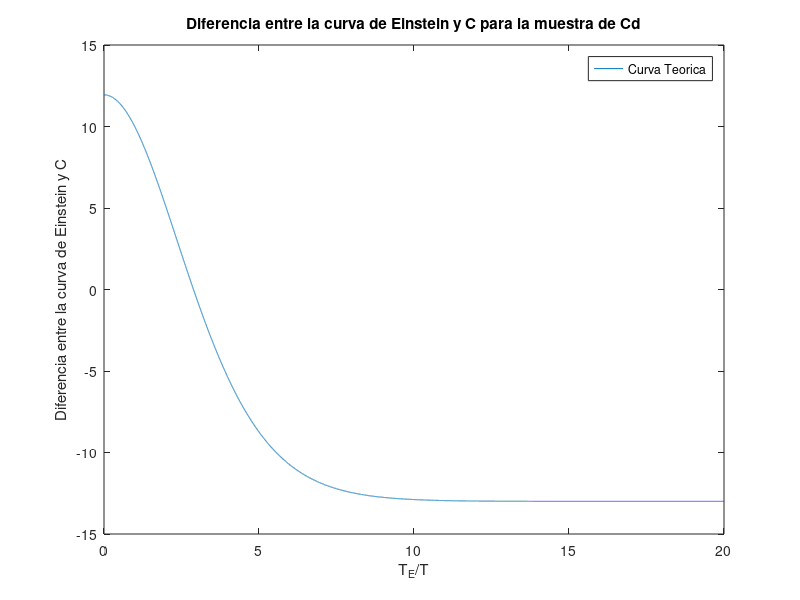

The MATLAB source for this figure: (Note: this script raises an error after producing the figure.)
clear all; close all;
x = 0:0.001:20; 
R = 8.31446261815324; T = 185; % constante de los gases ideales R y temperatura promedio
c = 13; % <---------- SELECCIONAR calor especifico molar 
y =3*R*(x.^2).*((exp(x))./((exp(x)-1).^2)) - c;
plot (x,y); plot (x,y); xlabel('T_{E}/T'); ylabel('Diferencia entre la curva de Einstein y C'); legend('Curva Teorica'); title('Diferencia entre la curva de Einstein y C para la muestra de Cd')
print -djpeg -r100 temperaturamuestracadmio.jpg
i = 1; n = 1; mj0(1) = 0; mn0(1) = 0;
while (y(i)>0)
  mj0(i) = x(i);
  i = i+1;
end
x(i-1)
y(i-1)
x(i)
y(i)
precision = 0.5*(y(i-1) - y(i))
xmed = 0.5*(x(i)+x(i-1))
TE = (0.5*(x(i)+x(i-1)))*T  
deltaTE = (xmed - x(i-1))*T
